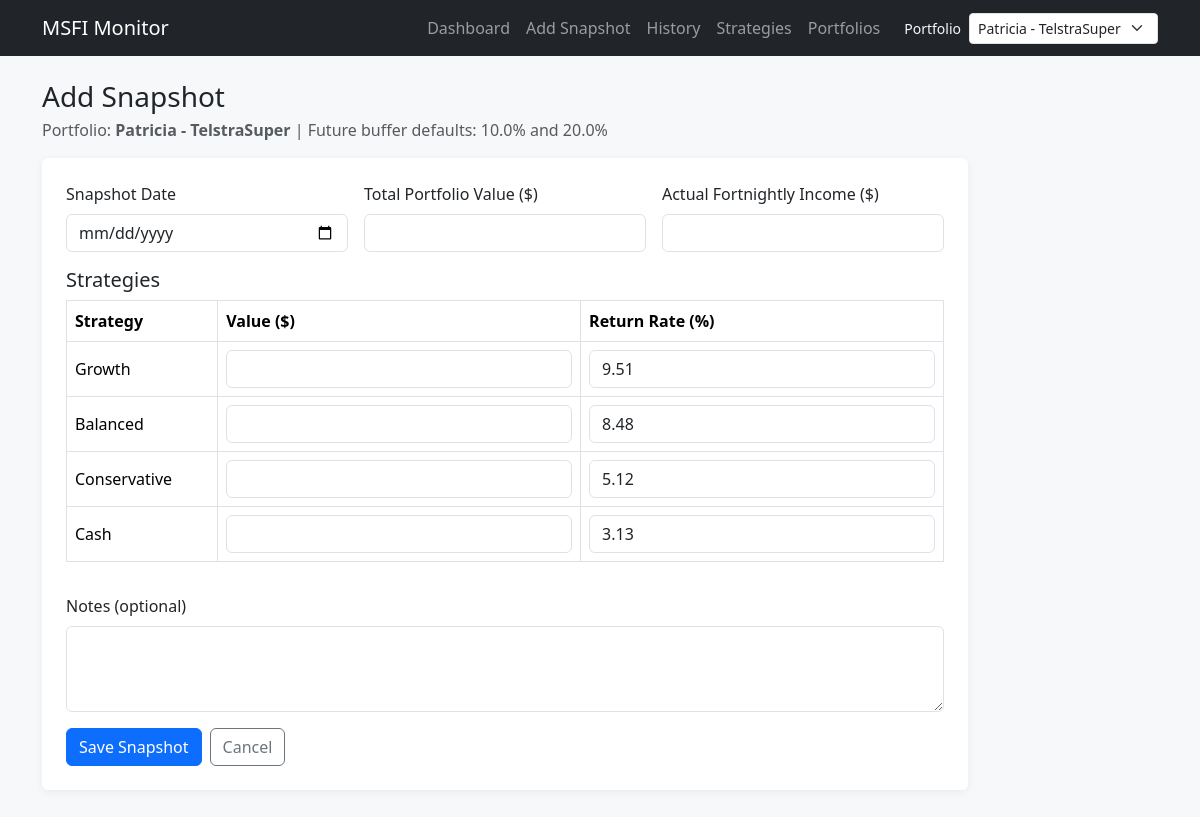
Page /add on the committed database.
### tables this page shows
CREATE TABLE portfolios (
            id INTEGER PRIMARY KEY AUTOINCREMENT,
            name TEXT NOT NULL UNIQUE,
            buffer_1_percent REAL NOT NULL,
            buffer_2_percent REAL NOT NULL,
            created_at TEXT NOT NULL DEFAULT CURRENT_TIMESTAMP
        );

CREATE TABLE strategies (
            id INTEGER PRIMARY KEY AUTOINCREMENT,
            portfolio_id INTEGER NOT NULL,
            name TEXT NOT NULL,
            default_return_5yr REAL NOT NULL,
            active_flag INTEGER NOT NULL DEFAULT 1,
            created_at TEXT NOT NULL DEFAULT CURRENT_TIMESTAMP,
            UNIQUE(portfolio_id, name),
            FOREIGN KEY (portfolio_id) REFERENCES portfolios(id) ON DELETE RESTRICT
        );

### app.py (the view, shortened to what this page needs)
    @app.route("/add", methods=["GET", "POST"])
    def add_snapshot():
        portfolio_id = request.values.get("portfolio_id", type=int) or _active_portfolio_id()
        if portfolio_id is None:
            return redirect(url_for("portfolios"))
        portfolio = get_portfolio_by_id(portfolio_id)
        if portfolio is None:
            abort(404)
        active_strategies = get_strategies_by_portfolio(portfolio_id, include_inactive=False)
        if not active_strategies:
            return redirect(url_for("strategies", portfolio_id=portfolio_id))
        error = None
        form_data = _snapshot_form_defaults()
        return render_template(
            "add_snapshot.html",
            portfolio=portfolio,
            strategies=active_strategies,
            form_data=form_data,
            error=error,
            cancel_url=url_for("history", portfolio_id=portfolio_id),
        )

### app.py (called while the page is built)
def _active_portfolio_id() -> int | None:
    portfolios = get_all_portfolios()
    if not portfolios:
        return None
    requested_id = request.args.get("portfolio_id", type=int)
    if requested_id is not None and any(int(p["id"]) == requested_id for p in portfolios):
        return requested_id
    return int(portfolios[0]["id"])

def _snapshot_form_defaults() -> dict[str, str]:
    return {"snapshot_date": "", "total_value": "", "actual_income": "", "notes": ""}

### database.py (called while the page is built)
def get_db():
    if "db" not in g:
        app_config = g.get("app_config", current_app.config)
        database_path = app_config["DATABASE"]
        connection = sqlite3.connect(database_path)
        connection.row_factory = sqlite3.Row
        connection.execute("PRAGMA foreign_keys = ON")
        g.db = connection
    return g.db

### models.py (called while the page is built, shortened)
def get_all_portfolios():
    db = get_db()
    return db.execute("SELECT * FROM portfolios ORDER BY name ASC").fetchall()

def get_portfolio_by_id(portfolio_id: int):
    db = get_db()
    return db.execute("SELECT * FROM portfolios WHERE id = ?", (portfolio_id,)).fetchone()

def get_strategies_by_portfolio(portfolio_id: int, include_inactive: bool = False):
    db = get_db()
    return db.execute(
        """
        SELECT *
        FROM strategies
        WHERE portfolio_id = ? AND active_flag = 1
        ORDER BY id ASC
        """,
        (portfolio_id,),
    ).fetchall()

### templates/add_snapshot.html (shortened to what this page needs)
{% extends "base.html" %}
{% block content %}
<div class="row">
    <div class="col-lg-10">
        <h1 class="h3 mb-1">Add Snapshot</h1>
        <p class="text-muted mb-3">
            Portfolio: <strong>{{ portfolio["name"] }}</strong> |
            Future buffer defaults: {{ (portfolio["buffer_1_percent"] * 100)|round(2) }}% and {{ (portfolio["buffer_2_percent"] * 100)|round(2) }}%
        </p>
        <form method="post" class="card p-4">
            <div class="row g-3 mb-3">
                <div class="col-md-4">
                    <label class="form-label">Snapshot Date</label>
                    <input type="date" name="snapshot_date" class="form-control" value="{{ form_data.get('snapshot_date', '') }}" required>
                </div>
                <div class="col-md-4">
                    <label class="form-label">Total Portfolio Value ($)</label>
                    <input type="number" step="0.01" name="total_value" class="form-control" value="{{ form_data.get('total_value', '') }}" required>
                </div>
                <div class="col-md-4">
                    <label class="form-label">Actual Fortnightly Income ($)</label>
                    <input type="number" step="0.01" name="actual_income" class="form-control" value="{{ form_data.get('actual_income', '') }}" required>
                </div>
            </div>
            <h2 class="h5">Strategies</h2>
            <div class="table-responsive mb-3">
                <table class="table table-bordered align-middle">
                    <thead>
                    <tr>
                        <th>Strategy</th>
                        <th>Value ($)</th>
                        <th>Return Rate (%)</th>
                    </tr>
                    </thead>
                    <tbody>
                    {% for strategy in strategies %}
                    <tr>
                        <td>{{ strategy["name"] }}</td>
                        <td>
                            <input type="number" step="0.01" class="form-control" name="strategy_value_{{ strategy['id'] }}" value="{{ form_data.get('strategy_value_' ~ strategy['id'], '') }}" required>
                        </td>
                        <td>
                            <input type="number" step="0.01" class="form-control" name="return_percent_{{ strategy['id'] }}" value="{{ form_data.get('return_percent_' ~ strategy['id'], (strategy['default_return_5yr'] * 100)|round(2)) }}" required>
                        </td>
                    </tr>
                    {% endfor %}
                    </tbody>
                </table>
            </div>
            <div class="mb-3">
                <label class="form-label">Notes (optional)</label>
                <textarea name="notes" rows="3" class="form-control">{{ form_data.get('notes', '') }}</textarea>
            </div>
            <div class="d-flex gap-2">
                <button class="btn btn-primary" type="submit">Save Snapshot</button>
                <a href="{{ cancel_url }}" class="btn btn-outline-secondary">Cancel</a>
            </div>
        </form>
    </div>
</div>
{% endblock %}

### templates/base.html (style rules this page uses)
body { background-color: #f6f8fa; }
.card { border: 0; box-shadow: 0 0.125rem 0.5rem rgba(0, 0, 0, 0.06); }

### rows in the picture
portfolios: name "Patricia - TelstraSuper", (portfolio['buffer_1_percent']*100)|round(2) "10.0", (portfolio['buffer_2_percent']*100)|round(2) "20.0"
strategies: name "Growth", get "9.51"
strategies: name "Balanced", get "8.48"
strategies: name "Conservative", get "5.12"
strategies: name "Cash", get "3.13"

### other values in the picture
form field value "Patricia - TelstraSuper"
